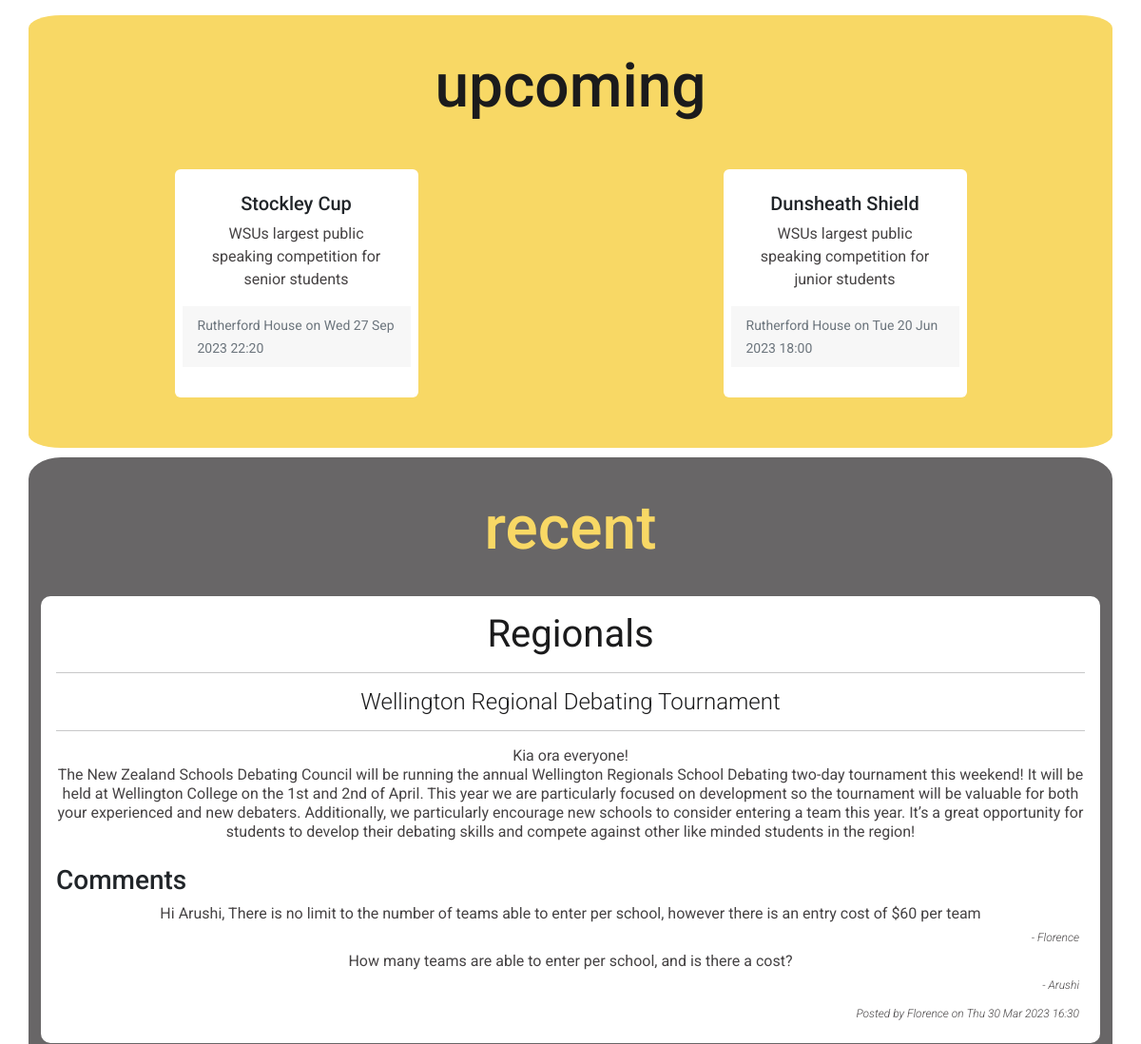
The app's page /news (middle part), older data.
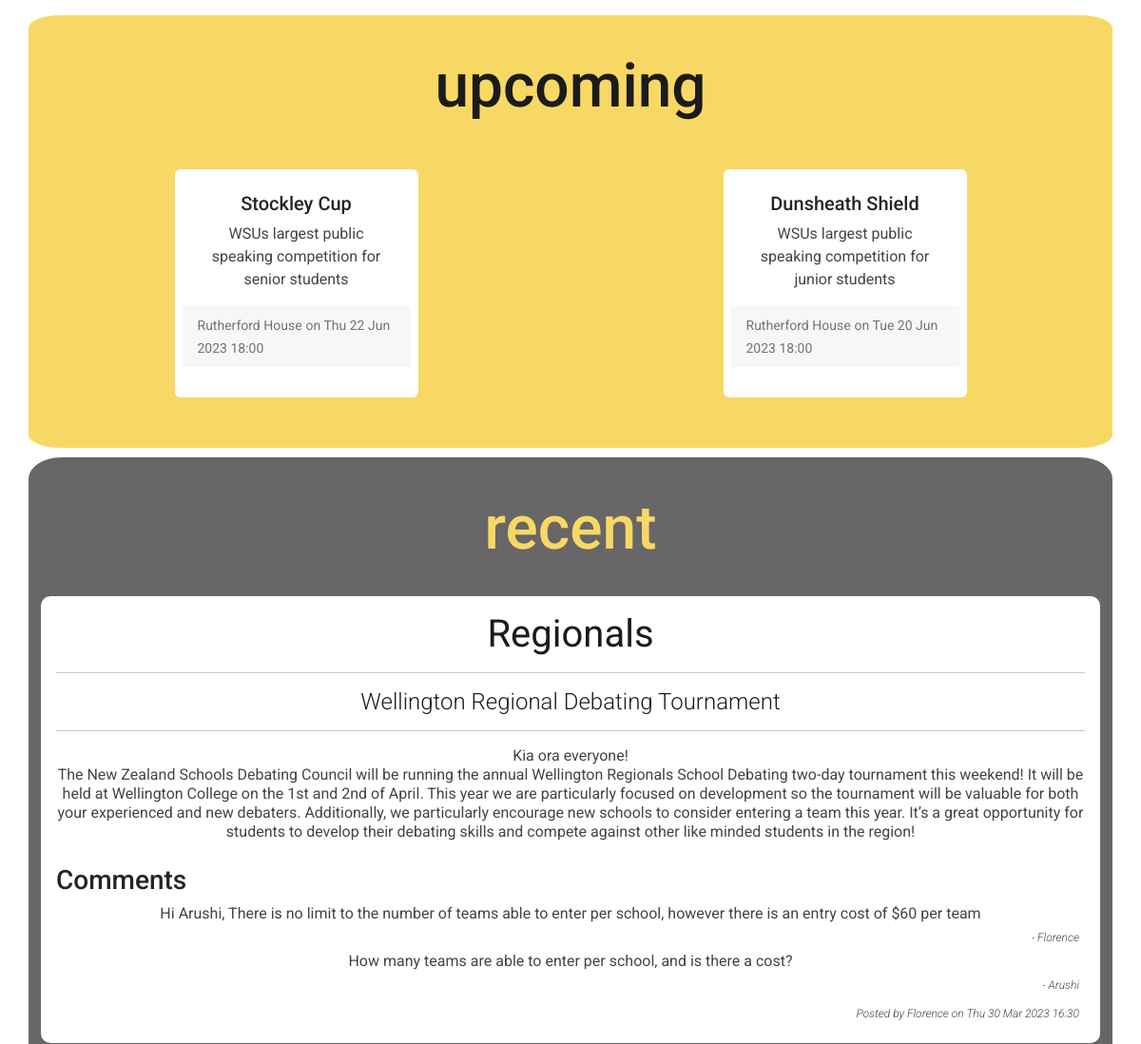
The same page, newer data.
### tables this page shows
CREATE TABLE schedule(
    post_id integer primary key autoincrement not null,
    event text not null,
    description text not null,
    scheduledate date not null,
    location text not null,
    member_id integer not null,
    foreign key(member_id) references member(member_id)
);

### server.py (the view)
@app.route ('/news')
def news():
    sql = """select news.news_id, news.title, news.subtitle, news.content, news.newsdate, member.firstname
        from news
        join member on news.member_id = member.member_id
        order by news.newsdate desc;
    """
    news_items = run_search_query_tuples(sql, (), db_path, True)
    sql="""select news.news_id,news.title,news.subtitle, news.content, comment.comment, member.firstname
     from news
     left join comment on news.news_id = comment.news_id
     left join member on comment.member_id = member.member_id
     order by news.newsdate desc;
     """
    comments = run_search_query_tuples(sql, (), db_path, True)
    sql = """select schedule.post_id, schedule.event, schedule.description, schedule.scheduledate, schedule.location, member.firstname
        from schedule
        join member on schedule.member_id = member.member_id
        order by schedule.scheduledate desc;
    """
    schedule = run_search_query_tuples(sql, (), db_path, True)
    return render_template("news.html", news=news_items, comments=comments, schedule=schedule)

### db_functions.py (called while the page is built)
def run_search_query_tuples(sql_query, values_tuple, file_path, rowfactory=False):
    result = None
    try:
        db = sqlite3.connect(file_path)
        if rowfactory:
            db.row_factory = sqlite3.Row
        cursor = db.cursor()
        cursor.execute(sql_query, values_tuple)
        result = cursor.fetchall()
        cursor.close()
    except sqlite3.Error as error:
        print("Error running search query tuples: {}".format(error))
        return None
    db.close()
    if result is None:
        print("No search values were found")
    return result

### server.py (called while the page is built)
@app.template_filter()
def news_date(sqlite_dt):
    x = datetime.strptime(sqlite_dt, '%Y-%m-%d %H:%M:%S')
    return x.strftime("%a %d %b %Y %H:%M")

@app.template_filter()
def schedule_date(sqlite_dt):
    x = datetime.strptime(sqlite_dt, '%Y-%m-%d %H:%M:%S')
    return x.strftime("%a %d %b %Y %H:%M")

### templates/news.html (shortened to what this page needs)
{% extends "layout.html" %}
{% block content %}
<div class="main-container">
  <div class="container yellow-bg">
    <h1 class="page-title news-title-1">upcoming </h1>
      <div class="inner-container upcoming-container">
    <div class="row">
            {% for row in schedule %}
              <div class="col mb-6">
                  <div class="card news-card h-100 mx-auto" style="width: 16rem;">
                    <div class="card-body">
                      <h5 class="card-title">{{ row['event'] }}</h5>
                      <p class="card-text news-text">{{ row['description'] }}</p>
                    </div>
                    <div class="card-footer">
                      <small class="text-muted">{{ row['location'] }}</small>
                      <small class="text-muted">on {{ row['scheduledate'] | schedule_date}}</small>
                    </div>
                        <br>
                  </div>
             </div>
            {% endfor %}
    </div>
      </div>
  </div>
  <div class="container light-gray-bg">
      <h1 class="page-title competition-title-2">recent</h1>
    <div class="inner-container recent-container">
        {% for row in news %}
            <div class="container-m recent-news-containers white-bg">
                <h1 class="recent-news-heading"> {{ row['title'] }} </h1>
                <hr>
                <h3 class="recent-news-subheading"> {{ row['subtitle'] }} </h3>
                <hr>
                <p class="recent-news-text"> {{ row['content'] | replace("\n", "<br>") | safe}} </p>
                <br>
                         <div class="comments">
                         <h3> Comments </h3>
                             {% for com in comments %}
                             {% if com['news_id'] == row['news_id'] %}
                             <p class="recent-news-text">{{com['comment']}}</p>
                             <p class="meta-text">- {{com['firstname']}}</p>
                             {% endif %}
                             {% endfor %}
                        </div>
                <div class="meta">
                <p class="meta-text">Posted by {{ row['firstname'] }} on {{ row['newsdate'] | news_date}}  </p>
                </div>
    </div>
        {% endfor %}
  </div>
</div>
</div>
{% endblock %}

Row changes from the older to the newer data that the page shows:
changed schedule "Stockley Cup": scheduledate|schedule_date "Wed 27 Sep 2023 22:20" → "Thu 22 Jun 2023 18:00"
